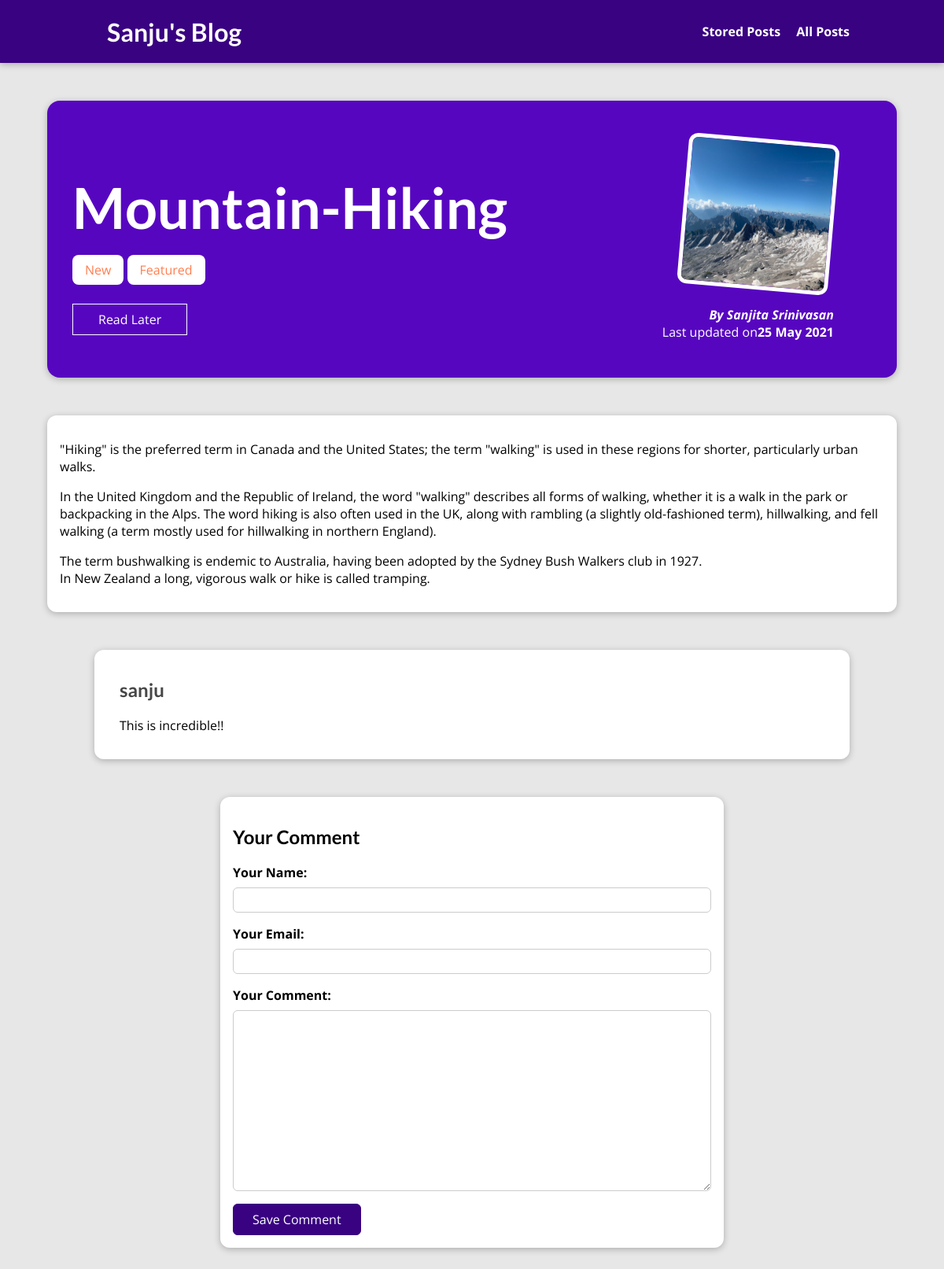
The app's page /posts/mountain-hiking with its own data.
### blog/models.py (models this page shows, shortened)
class Post(models.Model):
    title=models.CharField(max_length=150)
    excerpt=models.CharField(max_length=200)
    image=models.ImageField(upload_to="posts",null=True)
    date=models.DateField(auto_now=True)
    content=models.TextField(validators=[MinLengthValidator(10)])
    slug=models.SlugField(unique=True,default='',blank=True,null=False,db_index=True)
    author=models.ForeignKey(Author,on_delete=models.SET_NULL,related_name='posts',null=True)
    tags=models.ManyToManyField(Tag,related_name='post')

class Tag(models.Model):
    caption=models.CharField(max_length=20)

class Author(models.Model):
    first_name=models.CharField(max_length=100)
    last_name=models.CharField(max_length=100)
    email_address=models.EmailField(max_length=254)
    def __str__(self):
        return f"{self.first_name} {self.last_name}"

class Comment(models.Model):
    user_name=models.CharField(max_length=120)
    user_email=models.EmailField()
    text=models.TextField(max_length=400)
    post=models.ForeignKey(Post,on_delete=models.CASCADE,related_name="comments")

### blog/views.py (the view, shortened to what this page needs)
# urls.py: path('posts/<slug:slug>',views.SinglePostView.as_view(),name='post-detail-page'),
class SinglePostView(View):
    def is_stored_post(self,request,post_id):
        stored_posts=request.session.get("stored_posts")
        if stored_posts is not None:
            is_saved_for_later=post_id in stored_posts
        else:
            is_saved_for_later=False
        return is_saved_for_later
    def get(self,request,slug):
        post=Post.objects.get(slug=slug)
        context = {
            "post":post,
            "post_tags":post.tags.all(),
            "comment_form":CommentForm(),
            "comments":post.comments.all().order_by("-id"),
            "saved_for_later": self.is_stored_post(request,post.id)
        }
        return render(request,"blog/post-detail.html",context)

### blog/forms.py
class CommentForm(forms.ModelForm):
    class Meta:
        model=Comment
        exclude=['post']
        labels={
            'user_name':"Your Name",
            'user_email':"Your Email",
            'text':'Your Comment'
        }

### blog/templates/blog/post-detail.html (shortened to what this page needs)
{%extends 'base.html' %}
{%load static%}
{%block css_files%}
<link rel="stylesheet" href="{% static "/blog/post-detail.css" %}"/>
{%endblock%}
{%block content%}
    <section id="summary">
        <h2>{{post.title}}</h2><br>
        <div>
            {%for tag in post_tags%}
                <span class="tag">{{tag.caption}}</span>
            {%endfor%}
        </div>
        <div id="read-later">
        <form action="{%url 'read-later'%}" method="POST">
            <button>
                {%if saved_for_later %}
                    Remove from Read Later list
                {%else%}
                    Read Later
                {%endif%}
            </button>
        </form>
        </div>
        <article>
            <img src="{{post.image.url}}" alt="post.title" />
            <address>By <a href="mailto:{{post.author.email_address}}">{{post.author}}</a></address>
            <div>Last updated on<time>{{post.date|date:"d M Y"}}</time></div>
        </article>
    </section>
    <main>
        {{post.content|linebreaks}}
    </main>
    <section id="comments">
        <ul>
            {%for comment in comments%}
                <li>
                    <h2>{{comment.user_name}}</h2>
                    <p>{{comment.text|linebreaks}}</p>
                </li>
            {%endfor%}
        </ul>
    </section>
    <section  id="comment-form">
        <h2>Your Comment</h2>
        <form action='{%url 'post-detail-page' post.slug%}' method="POST">
            {%for form_fields in comment_form%}
            <div class="form-control {%if form_field.errors%}invalid{%endif%}">
                {{form_fields.label_tag}}
                {{form_fields}}
            </div>
            {%endfor%}
        <button>Save Comment</button>
        </form>
    </section>
{%endblock%}

### templates/base.html (shortened to what this page needs)
{% load static %}
<!DOCTYPE html>
<html>
    <head>
        {%block css_files%}
        {%endblock%}
    </head>
    <body>
    <header id="main-navigation">
        <h1><a href="{%url 'starting-page' %}">Sanju's Blog</a></h1>
        <nav>
            <a href="{%url 'read-later'%}">Stored Posts</a>
            <a href="{%url 'posts-page'%}">All Posts</a>
        </nav>
    </header>
        {%block content%}
        {%endblock%}
    </body>
</html>

### blog/static/blog/post-detail.css (style rules this page uses)
* { box-sizing: border-box; }
html { font-family: 'Open Sans', 'Lato', sans-serif; }
body { margin: 0; }
h1, h2, h3 { font-family: 'Lato', sans-serif; font-weight: bold; }
#main-navigation { width: 100%; height: 5rem; display: flex; justify-content: space-between; align-items: center; padding: 0 10%; position: absolute; top: 0; left: 0; background-color: #390281; box-shadow: 0 2px 8px rgba(0, 0, 0, 0.25); }
#main-navigation a { text-decoration: none; color: white; font-weight: bold; margin-left:1rem; }
body { background-color: #e7e7e7; }
#summary { margin: 8rem auto 3rem auto; padding: 2rem; width: 90%; max-width: 90rem; border-radius: 16px; background-color: #5706c0; position: relative; box-shadow: 0 2px 8px rgba(0, 0, 0, 0.25); height: 22rem; }
#summary h2 { color: white; font-size: 4.5rem; margin-bottom:0.25rem; }
#summary article { position: absolute; top: 2rem; right: 3rem; padding: 1rem 2rem; border-radius: 12px; text-align: right; color: white; }
#summary article img { width: 12rem; height: 12rem; border-radius: 12px; transform: rotateZ(5deg); border: 5px solid white; margin-bottom: 1rem; }
#summary address { font-weight: bold; }
#summary a { color:white; text-decoration: none; }
#summary time { font-weight: bold; }
#read-later { margin: 2rem 0; }
#read-later button { background-color: transparent; border: 1px solid white; padding: 0.5rem 2rem; font: inherit; color: white; cursor: pointer; }
main { width: 90%; max-width: 90rem; margin: 3rem auto; background-color: white; padding: 1rem; border-radius: 12px; box-shadow: 0 2px 8px rgba(0, 0, 0, 0.25); }
.tag { background-color: white; color: coral; padding:0.5rem 1rem; border-radius:8px; }
#comment-form { margin: 3rem auto; width: 90%; max-width: 40rem; border-radius: 12px; background-color: white; box-shadow: 0 2px 8px rgba(0, 0, 0, 0.25); padding: 1rem; }
#comment-form button { font: inherit; background-color: #390281; color: white; border: 1px solid #390281; padding: 0.5rem 1.5rem; border-radius: 6px; cursor: pointer; }
.form-control { margin-bottom: 1rem; }
.form-control label { font-weight: bold; margin-bottom: 0.5rem; display: block; }
.form-control input, .form-control textarea { display: block; width: 100%; font: inherit; padding: 0.25rem; border-radius: 6px; border: 1px solid #ccc; }
#comments { margin: 3rem auto; width: 90%; max-width: 60rem; border-radius: 12px; background-color: white; box-shadow: 0 2px 8px rgba(0, 0, 0, 0.25); padding: 1rem 2rem; }
#comments ul { list-style: none; margin: 0; padding: 0; }
#comments li { margin-bottom: 1rem; border-bottom: 2px solid #ccc; }
#comments li:last-of-type { border-bottom: none; }
#comments h2 { color: #464646; }

### records on screen
Post: title "Mountain-Hiking", image (picture), author "Sanjita Srinivasan", date "25 May 2021", content "\"Hiking\" is the preferred term in Canada and the United States; the term \"walking\" is used in these regions for shorter, particularly urban walks. In the United Kingdom and the Republic of Ireland, the word \"walking\" describes all forms of walking, whether it is a walk in the park or backpacking in the Alps. The word hiking is also often used in the UK, along with rambling (a slightly old-fashioned term), hillwalking, and fell walking (a term mostly used for hillwalking in northern England). The term bushwalking is endemic to Australia, having been adopted by the Sydney Bush Walkers club in 1927. In New Zealand a long, vigorous walk or hike is called tramping."
Tag: caption "New"
Tag: caption "Featured"
Comment: user_name "sanju", text "This is incredible!!"
